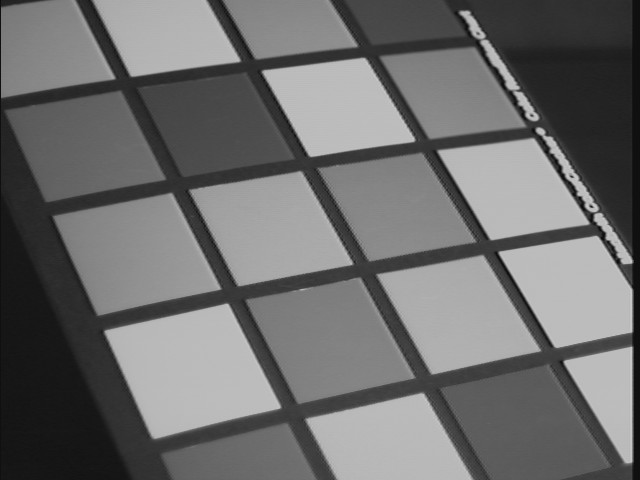
#> input picture hw1/data/img01.jpg, 640 x 480 px; its folder holds only this picture in this run
$ jupyter execute --allow-errors 'Image Filtering and Hough Transform.ipynb'
#> lines starting #> are read from the running program, lines starting #| are printed output that depends on the picture; after the words box and inside, x2 and y2 are one past the last pixel; in counts of white or black regions, pixels touching at a corner belong together
#> further down, img is the input picture: shape (480, 640, 3); min 4, max 206, mean 109.7
#16-385 Computer Vision

## Programming Assignment 1: Image Filtering and Hough Transform

In this assignment, you will be implementing some basic image processing algorithms and putting them together to build a Hough Transform based line detector. Your code will be able to fit lines to edges in images. We have included a number of images for you to test your line detector code on. Like most vision algorithms, the Hough Transform uses a number of parameters whose optimal values are (unfortunately) data dependent, that is, a set of parameter values that works really well on one image might not be best for another image. By running your code on the test images you will learn about what these parameters do and how changing their values effects performance.

Many of the algorithms you will be implementing as part of this assignment are functions in OpenCV (Open Computer Vision Library). You are not allowed to use calls to these functions in this assignment, unless otherwise specified. You may, however, compare your output to the output generated by these functions to make sure you are on the right track.

---
## Instructions

1. **Integrity and collaboration:** Students are encouraged to work in groups but each student must submit their own work. If you work as a group, include the names of your collaborators in your write up. Code should NOT be shared or copied. Please DO NOT use external code unless permitted. Plagiarism is strongly prohibited and may lead to failure of this course.

2. **Start early!** Especially those not familiar with Python.

3. **Questions:** If you have any questions, please look at Piazza first. Other students may have encountered the same problem, and it may be solved already. If not, post your question on the discussion board. Teaching staff will respond as soon as possible.

4. **File paths:** Excluding the assignment setup, please make sure that any file paths that you use are relative and not absolute. Not `cv2.imread('/content/drive/MyDrive/hw1/data/xyz.jpg')` but `cv2.imread('./data/xyz.jpg')`.

5. **Submission:** Handing in your assignments involves **two** separate submissions via Gradescope: one for your code + results, and one for a pdf version of your code showing any requested results. The submission time will be the later of the two timestamps associated with these submissions. For example, if you submit your full solution before the deadline and submit your write-up 1 day late, your assignment will be considered 1 day late. Once submitted, **double check that the pdf can be viewed from within Gradescope and that you submitted the correct files!!**

### Assignment Setup
Run the next cell to use the bundled files. Local Jupyter uses this repository; Google Colab clones it without requiring Google Drive access.

[cell 1]
from pathlib import Path
import os
import subprocess
import sys

# Find the complete bundle when launched from the repository or an assignment folder.
REPO_ROOT = next((p for p in (Path.cwd(), *Path.cwd().parents)
                  if (p / "requirements.txt").is_file()
                  and all((p / f"hw{i}").is_dir() for i in range(4))), None)
if REPO_ROOT is None and Path("/content").is_dir():
    try:
        import google.colab
    except ImportError:
        pass
    else:
        REPO_ROOT = Path("/content/CMU-16-385-Computer-Vision")
        if not REPO_ROOT.exists():
            subprocess.run(["git", "clone", "--depth", "1",
                            "https://github.com/pedier/CMU-16-385-Computer-Vision.git",
                            str(REPO_ROOT)], check=True)
        subprocess.run([sys.executable, "-m", "pip", "install", "-q", "-r",
                        str(REPO_ROOT / "requirements.txt")], check=True)
#> (the rest of this cell did not finish here and is left out)

[cell 2]
# All assignment assets are already included in this repository.

[cell 3]
# The setup cell has selected the assignment working directory.

---
## Section 1: Implementation

### 1.1 Convolution (20 points)

Write a function that convolves an image with a given convolution filter:
```
img1 = myImageFilter(img0, h)
```
As input, this function takes a greyscale image `img0` and a convolution filter stored in matrix `h`. The output of the function should be an image `img1` of the same size as `img0` which results from convolving `img0` with `h`. You can assume that the filter `h` is odd sized along both dimensions (e.g., 3x3, or 3x5). You will need to handle boundary cases on the edges of the image. For example, when you place a convolution mask on the top left corner of the image, most of the filter mask will lie outside the image. One solution is to output a zero value at all these locations, the better thing to do is to pad the image such that pixels lying outside the image boundary have the same intensity value as the nearest pixel that lies inside the image. You can call NumPy's pad function to pad the array; [read about the different modes available for padding here](https://numpy.org/doc/stable/reference/generated/numpy.pad.html). However, your code cannot call on `convolve`, `correlate`, `fftconvolve`, or any other similar functions.

You may compare your output to these functions for comparison and debugging. As with most of your solutions in the course, you should aim to write code that executes fast. To do so, this function should be vectorized as much as possible, meaning that you should be relying as much as possible on mathematical functions that operate on vectors and matrices (e.g., element-wise addition and multiplication operations). Avoid indexing into matrix elements one at a time (or do so sparingly), as this will significantly slow down your code. [Examples and meaning of vectorization can be found here](https://www.pythonlikeyoumeanit.com/Module3_IntroducingNumpy/VectorizedOperations.html).

When implementing your convolution solution, try to limit your solution to **two** for loops. Also note the computational overhead associated with each loop iteration is not negligible in practice; make sure to **minimize the number of iterations** in each for loop *(hint: you should assume that the kernel `h` is smaller than the image `img1`)*.

[cell 4]
import numpy as np

def myImageFilter(img0, h):
  img0 = np.asarray(img0, dtype=np.float64)
  h = np.asarray(h, dtype=np.float64)
  img_height, img_width = img0.shape
  h_height, h_width = h.shape   # both should be odd

  # first, let's pad the image, using edge mode which I prefer
  # the size of the padding depends on the size of the kernel
  pad_height = h_height // 2
  pad_width = h_width // 2
  padded = np.pad(img0, ((pad_height, pad_height), (pad_width, pad_width)), mode='edge')

  # convolution requires flipping of kernel
  h_flipped = np.flip(np.flip(h, axis=0), axis=1)

  img1 = np.zeros((img_height, img_width), dtype=np.float64)

  # instead of looping over the image, let's loop over the kernel
  for i in range(h_height):
    for j in range(h_width):
      img1 += h_flipped[i, j] * padded[i:i+img_height, j:j+img_width]

  return img1

### 1.2 Edge Detection (20 points)

Write a function that finds edge intensity and orientation in an image:
```
img1 = myEdgeFilter(img0, sigma)
```
The function will input a greyscale image `img0` and scalar `sigma`. `sigma` is the standard deviation of the Gaussian smoothing kernel to be used before edge detection. The function will output `img1`: the edge magnitude image.

First, use your convolution function to smooth out the image with the specified Gaussian kernel. This helps reduce noise and spurious fine edges in the image. Use [`scipy.signal.windows.gaussian`](https://docs.scipy.org/doc/scipy/reference/generated/scipy.signal.windows.gaussian.html) to get the kernel for the Gaussian filter. The size of the Gaussian filter should depend on `sigma` (e.g., `hsize = 2 * ceil(3 * sigma) + 1)`.

The edge magnitude image `img1` can be calculated from image gradients in the x direction and y direction. To find the image gradient `imgx` in the x direction, convolve the smoothed image with the x-oriented Sobel filter. Similarly, find image gradient `imgy` in the y direction by convolving the smoothed image with the y-oriented Sobel filter. You can also output `imgx` and `imgy` if needed.

In many cases, the high gradient magnitude region along an edge will be quite thick. For finding lines its best to have edges that are a single pixel wide. Towards this end, make your edge filter implement **non-maximum suppression**. Non-maximum suppression (NMS) is an algorithm used to find local maxima using the property that the value of a local maximum is greater than its neighbors. To use NMS for edge thinning, for each pixel, look at the two neighboring pixels along the gradient direction; if either of those pixels has a larger gradient magnitude, then set the edge magnitude at the center pixel to zero. To simplify the implementation, you can quantize the gradient direction into one of 0, 45, 90, and 135 degrees, and compare the center pixel with two of the 8 neighbors in the 3x3 window, according to the gradient direction. The value of a center pixel is set to 0 if its gradient magnitude is less than either one or both of its neighbors' values, along the gradient direction.

For example, if the gradient direction of a pixel is 45 degrees (i.e., the image edge is oriented at 135 degrees), we compare its gradient magnitude with the north-east and south-west neighbors and suppress its magnitude if it's not greater than these two neighbors. When the gradient direction at a pixel is 90 degrees, we compare the pixel to its north and south neighbors and suppress its magnitude if it's not greater than these two neighbors. The same logic applies for a gradient direction of 0 degrees and 135 degrees.

Your code cannot call on OpenCV's Canny function, or any other similar functions. You may use Canny for comparison and debugging. A sample result is shown below.

When implementing your edge filter solution, limit your solution to **no** for loops.

[cell 5]
import numpy as np
from scipy.signal.windows import gaussian # For gaussian kernel

def myEdgeFilter(img0, sigma):
  img0 = np.asarray(img0, dtype=np.float64)
  sigma = float(sigma)

  hsize = int(2 * np.ceil(3 * sigma) + 1)
  g_1d = gaussian(hsize, sigma)
  g_2d = np.outer(g_1d, g_1d)
  g_nor = g_2d / np.sum(g_2d)

  smoothed = myImageFilter(img0, g_nor)

  sb_x = np.array([[1, 0, -1], [2, 0, -2], [1, 0, -1]], dtype=np.float64)
  sb_y = np.array([[1, 2, 1], [0, 0, 0], [-1, -2, -1]], dtype=np.float64)
  imgx = myImageFilter(smoothed, sb_x)
#> after the loop in myImageFilter (call 2), `for i in range(h_height):`:
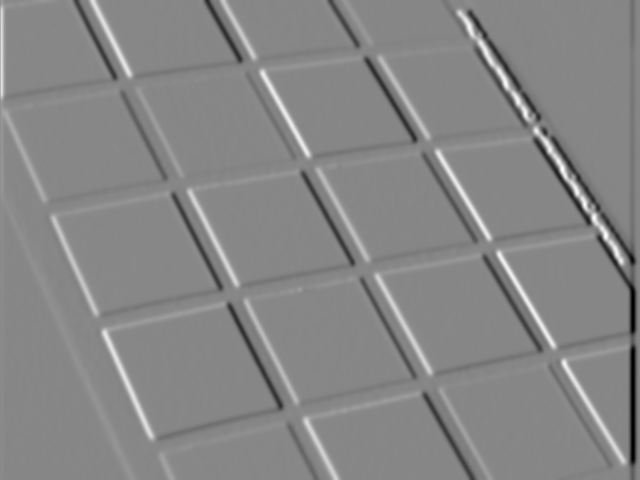
#> img1: shape (480, 640) float64; min -0.979, max 0.872, mean -0.000561; drawn with min black and max white
  imgy = myImageFilter(smoothed, sb_y)
#> after the loop in myImageFilter (call 3), `for i in range(h_height):`:
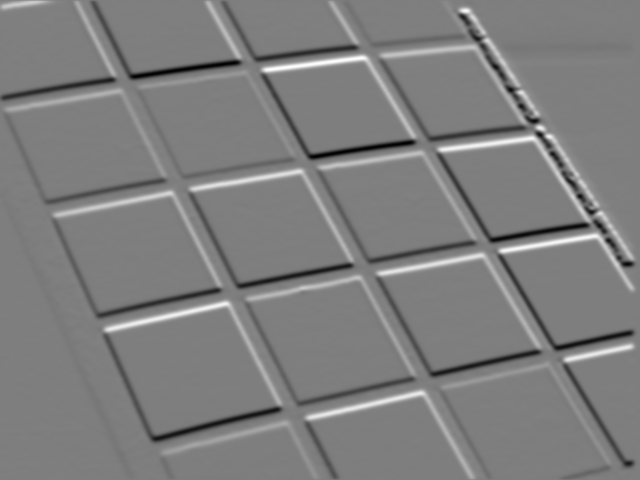
#> img1: shape (480, 640) float64; min -0.768, max 0.779, mean 6.18e-05; drawn with min black and max white

  mag = np.sqrt(imgx ** 2 + imgy ** 2)
  dir = (180 + np.rad2deg(np.arctan2(imgy, imgx))) % 180
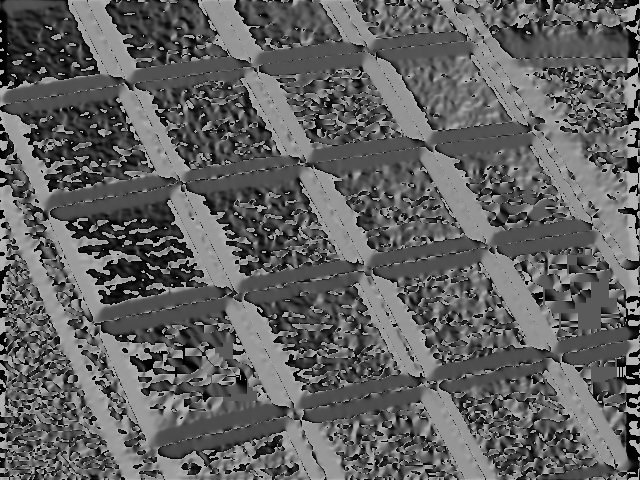
#> dir: shape (480, 640) float64; min 0, max 180, mean 97.9

  # pad a circle of zeros
  mag_padded = np.pad(mag, ((1, 1), (1, 1)), mode='constant', constant_values=0)

  Nnbr = mag_padded[:-2, 1:-1]
  Snbr = mag_padded[2:, 1:-1]
  Wnbr = mag_padded[1:-1, :-2]
  Enbr = mag_padded[1:-1, 2:]
  NWnbr = mag_padded[:-2, :-2]
  NEnbr = mag_padded[:-2, 2:]
  SWnbr = mag_padded[2:, :-2]
  SEnbr = mag_padded[2:, 2:]
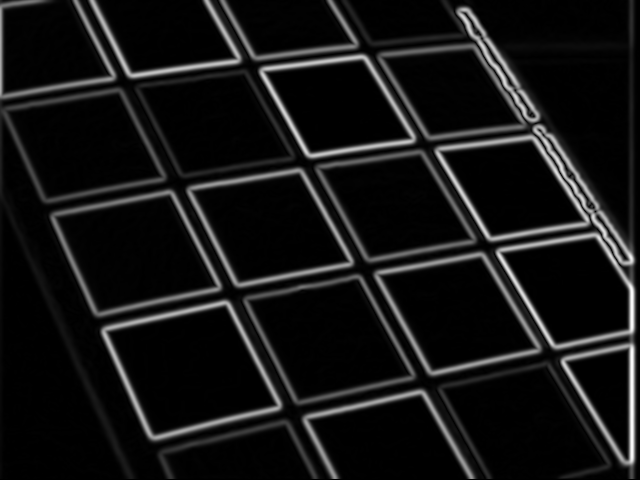
#> SEnbr: shape (480, 640) float64; min 0, max 0.979, mean 0.0831

  # partition into intervals
  in_0 = ((dir < 22.5) | (dir >= 157.5))
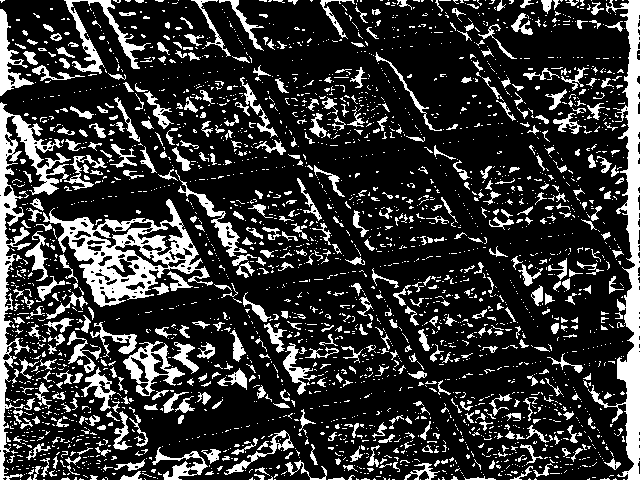
#> in_0: shape (480, 640) bool; 20.6% white; 2819 white regions (2312 under 20 px), largest, box (x1, y1, x2, y2) and area: (588, 0, 640, 480) 6304, (43, 199, 213, 307) 5866, (0, 102, 71, 480) 4781
  in_45 = ((dir >= 22.5) & (dir < 67.5))
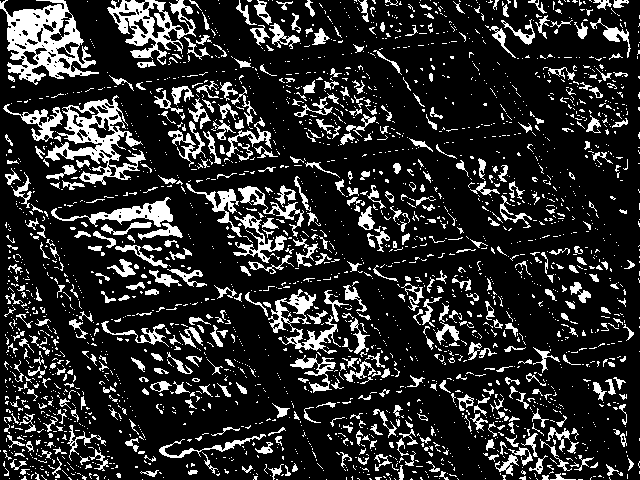
#> in_45: shape (480, 640) bool; 17.3% white; 2601 white regions (2120 under 20 px), largest, box (x1, y1, x2, y2) and area: (0, 0, 99, 85) 3825, (45, 95, 146, 185) 2891, (107, 0, 196, 65) 2210
  in_90 = ((dir >= 67.5) & (dir < 112.5))
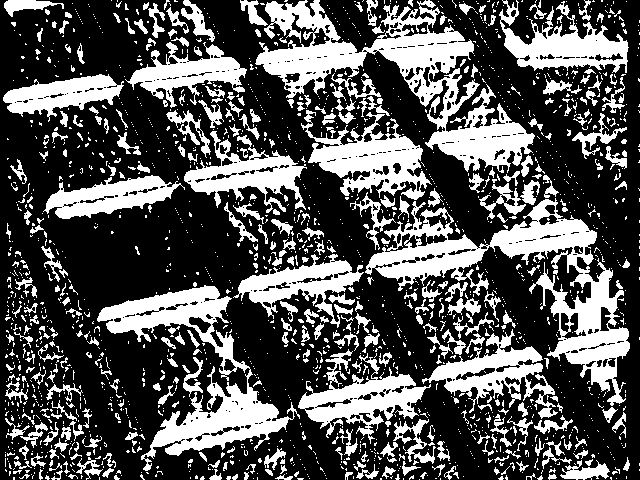
#> in_90: shape (480, 640) bool; 33% white; 1965 white regions (1616 under 20 px), largest, box (x1, y1, x2, y2) and area: (255, 0, 535, 173) 13935, (365, 198, 630, 406) 13006, (97, 285, 300, 471) 9489
  in_135 = ((dir >= 112.5) & (dir < 157.5))
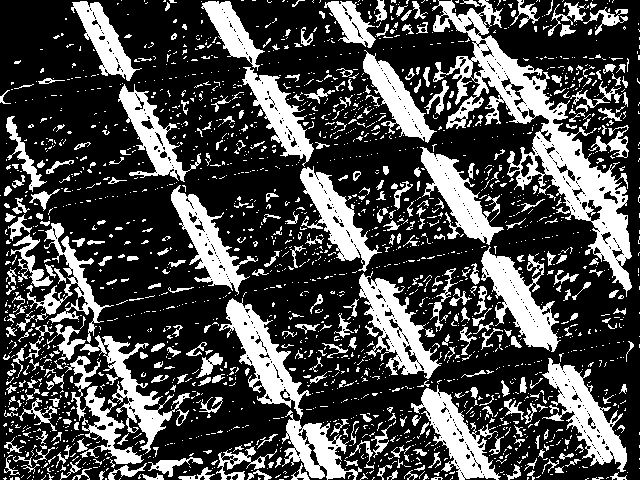
#> in_135: shape (480, 640) bool; 29.1% white; 2101 white regions (1726 under 20 px), largest, box (x1, y1, x2, y2) and area: (432, 0, 632, 297) 12479, (542, 358, 627, 472) 3524, (219, 298, 311, 419) 3490

  keep_0 = (in_0 & (mag >= Wnbr) & (mag >= Enbr))
#> keep_0: shape (480, 640) bool; 2.6% white in thin lines or dots
  keep_45 = (in_45 & (mag >= NEnbr) & (mag >= SWnbr))
#> keep_45: shape (480, 640) bool; 1.8% white in thin lines or dots
  keep_90 = (in_90 & (mag >= Nnbr) & (mag >= Snbr))
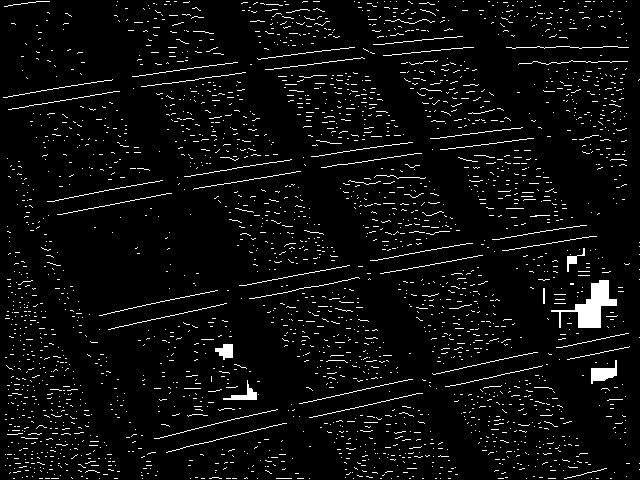
#> keep_90: shape (480, 640) bool; 4.8% white in thin lines or dots
  keep_135 = (in_135 & (mag >= NWnbr) & (mag >= SEnbr))
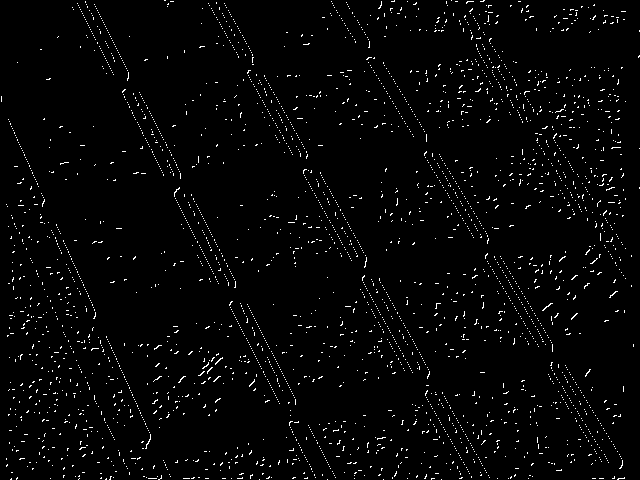
#> keep_135: shape (480, 640) bool; 2.2% white in thin lines or dots

  kept = (keep_0 | keep_45 | keep_90 | keep_135)
#> kept: shape (480, 640) bool; 11.4% white in thin lines or dots
  img1 = np.where(kept, mag, 0.0)
#> (the rest of the program and of its run is left out)
